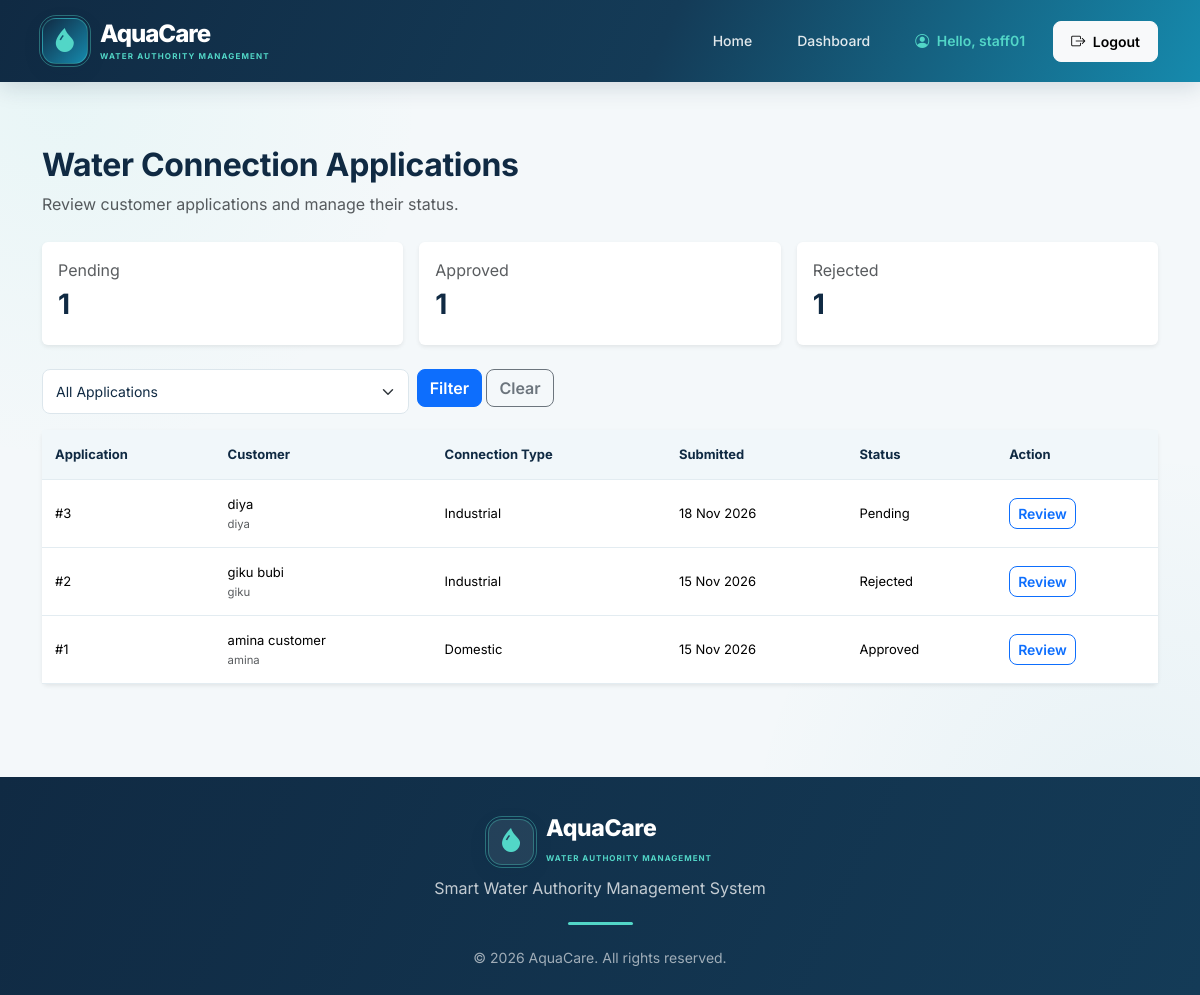
Page /staff/connections/ (signed in) on the committed database.
### accounts/models.py (models this page shows, shortened)
class CustomUser(AbstractUser):
    class Role(models.TextChoices):
        CUSTOMER = 'CUSTOMER', 'Customer'
        STAFF = 'STAFF', 'Water Authority Staff'
        MANAGER = 'MANAGER', 'Department Manager'
    role = models.CharField(
        max_length=20,
        choices=Role.choices,
        default=Role.CUSTOMER
    )
    phone_number = models.CharField(
        max_length=15,
        blank=True,
        null=True
    )
    address = models.TextField(
        blank=True,
        null=True
    )

### customers/models.py (models this page shows, shortened)
class WaterConnection(models.Model):
    class ConnectionType(models.TextChoices):
        DOMESTIC = 'DOMESTIC', 'Domestic'
        COMMERCIAL = 'COMMERCIAL', 'Commercial'
        INDUSTRIAL = 'INDUSTRIAL', 'Industrial'
    class Status(models.TextChoices):
        PENDING = 'PENDING', 'Pending'
        APPROVED = 'APPROVED', 'Approved'
        REJECTED = 'REJECTED', 'Rejected'
    customer = models.ForeignKey(
        settings.AUTH_USER_MODEL,
        on_delete=models.CASCADE,
        related_name='water_connections'
    )
    connection_number = models.CharField(
        max_length=30,
        unique=True,
        blank=True,
        null=True
    )
    applicant_name = models.CharField(max_length=150)
    contact_number = models.CharField(max_length=15)
    property_address = models.TextField()
    connection_type = models.CharField(
        max_length=20,
        choices=ConnectionType.choices,
        default=ConnectionType.DOMESTIC
    )
    purpose = models.TextField(
        help_text='Explain why you need this water connection.'
    )
    status = models.CharField(
        max_length=20,
        choices=Status.choices,
        default=Status.PENDING
    )
    staff_remarks = models.TextField(blank=True)
    reviewed_by = models.ForeignKey(
        settings.AUTH_USER_MODEL,
        on_delete=models.SET_NULL,
        null=True,
        blank=True,
        related_name='reviewed_water_connections'
    )
    submitted_at = models.DateTimeField(auto_now_add=True)
    reviewed_at = models.DateTimeField(
        null=True,
        blank=True
    )
    class Meta:
        ordering = ['-submitted_at']

### customers/views.py (the view)
@user_passes_test(staff_or_manager_required)
def staff_connection_list(request):
    status_filter = request.GET.get('status', '').strip()
    connections = WaterConnection.objects.select_related(
        'customer',
        'reviewed_by'
    ).all()
    valid_statuses = WaterConnection.Status.values
    if status_filter in valid_statuses:
        connections = connections.filter(status=status_filter)
    context = {
        'connections': connections,
        'status_filter': status_filter,
        'pending_count': WaterConnection.objects.filter(
            status=WaterConnection.Status.PENDING
        ).count(),
        'approved_count': WaterConnection.objects.filter(
            status=WaterConnection.Status.APPROVED
        ).count(),
        'rejected_count': WaterConnection.objects.filter(
            status=WaterConnection.Status.REJECTED
        ).count(),
    }
    return render(
        request,
        'customers/staff_connection_list.html',
        context
    )

### customers/views.py (called while the page is built)
def staff_or_manager_required(user):
    return (
        user.is_authenticated
        and user.role in [
            CustomUser.Role.STAFF,
            CustomUser.Role.MANAGER
        ]
    )

### templates/customers/staff_connection_list.html (shortened to what this page needs)
{% extends 'base.html' %}
{% block content %}
<div class="container py-5">
    <div class="mb-4">
        <h2>Water Connection Applications</h2>
        <p class="text-muted">
            Review customer applications and manage their status.
        </p>
    </div>
    <div class="row g-3 mb-4">
        <div class="col-md-4">
            <div class="card border-0 shadow-sm">
                <div class="card-body">
                    <p class="text-muted mb-1">Pending</p>
                    <h3>{{ pending_count }}</h3>
                </div>
            </div>
        </div>
        <div class="col-md-4">
            <div class="card border-0 shadow-sm">
                <div class="card-body">
                    <p class="text-muted mb-1">Approved</p>
                    <h3>{{ approved_count }}</h3>
                </div>
            </div>
        </div>
        <div class="col-md-4">
            <div class="card border-0 shadow-sm">
                <div class="card-body">
                    <p class="text-muted mb-1">Rejected</p>
                    <h3>{{ rejected_count }}</h3>
                </div>
            </div>
        </div>
    </div>
    <form method="GET" class="mb-3">
        <div class="row g-2">
            <div class="col-md-4">
                <select name="status" class="form-select">
                    <option value="">All Applications</option>
                </select>
            </div>
            <div class="col-auto">
                <button class="btn btn-primary" type="submit">
                    Filter
                </button>
                <a href="{% url 'staff_connection_list' %}"
                   class="btn btn-outline-secondary">
                    Clear
                </a>
            </div>
        </div>
    </form>
    <div class="card border-0 shadow-sm">
        <div class="table-responsive">
            <table class="table table-hover align-middle mb-0">
                <thead class="table-light">
                    <tr>
                        <th>Application</th>
                        <th>Customer</th>
                        <th>Connection Type</th>
                        <th>Submitted</th>
                        <th>Status</th>
                        <th>Action</th>
                    </tr>
                </thead>
                <tbody>
                    {% for connection in connections %}
                        <tr>
                            <td>#{{ connection.id }}</td>
                            <td>
                                {{ connection.applicant_name }}
                                <div class="small text-muted">
                                    {{ connection.customer.username }}
                                </div>
                            </td>
                            <td>
                                {{ connection.get_connection_type_display }}
                            </td>
                            <td>
                                {{ connection.submitted_at|date:"d M Y" }}
                            </td>
                            <td>
                                {{ connection.get_status_display }}
                            </td>
                            <td>
                                <a href="{% url 'review_connection' connection.id %}"
                                   class="btn btn-sm btn-outline-primary">
                                    Review
                                </a>
                            </td>
                        </tr>
                    {% empty %}
                        <tr>
                            <td colspan="6" class="text-center py-4">
                                No connection applications found.
                            </td>
                        </tr>
                    {% endfor %}
                </tbody>
            </table>
        </div>
    </div>
</div>
{% endblock %}

### templates/base.html (shortened to what this page needs)
{% load static %}
<!DOCTYPE html>
<html lang="en">
<head>
    <link href="https://cdn.jsdelivr.net/npm/bootstrap@5.3.3/dist/css/bootstrap.min.css"
          rel="stylesheet">
    <link rel="stylesheet"
          href="https://cdn.jsdelivr.net/npm/bootstrap-icons@1.11.3/font/bootstrap-icons.min.css">
    <link rel="stylesheet" href="{% static 'css/style.css' %}">
</head>
<body>
    <nav class="navbar navbar-expand-lg navbar-dark aquacare-navbar">
        <div class="container">
            <a class="navbar-brand aqua-brand" href="{% url 'home' %}">
                <span class="aqua-logo-icon">
                    <i class="bi bi-droplet-fill"></i>
                </span>
                <span class="aqua-brand-text">
                    <strong>AquaCare</strong>
                    <small>WATER AUTHORITY MANAGEMENT</small>
                </span>
            </a>
            <div class="collapse navbar-collapse" id="mainNavbar">
                <ul class="navbar-nav ms-auto align-items-lg-center">
                    <li class="nav-item">
                        <a class="nav-link" href="{% url 'home' %}">
                            Home
                        </a>
                    </li>
                    {% if user.is_authenticated %}
                        {% if user.role == 'CUSTOMER' %}
                            <li class="nav-item">
                                <a class="nav-link"
                                   href="{% url 'customer_dashboard' %}">
                                    Dashboard
                                </a>
                            </li>
                        {% elif user.role == 'STAFF' %}
                            <li class="nav-item">
                                <a class="nav-link"
                                   href="{% url 'staff_dashboard' %}">
                                    Dashboard
                                </a>
                            </li>
                        {% endif %}
                        <li class="nav-item">
                            <span class="nav-link user-welcome">
                                <i class="bi bi-person-circle me-1"></i>
                                Hello, {{ user.first_name|default:user.username }}
                            </span>
                        </li>
                        <li class="nav-item ms-lg-2">
                            <form method="POST" action="{% url 'logout' %}">
                                <button type="submit"
                                        class="btn btn-light btn-sm logout-btn">
                                    <i class="bi bi-box-arrow-right me-1"></i>
                                    Logout
                                </button>
                            </form>
                        </li>
                    {% endif %}
                </ul>
            </div>
        </div>
    </nav>
    <main class="main-content">
        {% block content %}
        {% endblock %}
    </main>
    <footer class="aquacare-footer">
        <div class="container">
            <div class="footer-brand">
                <span class="aqua-logo-icon footer-logo-icon">
                    <i class="bi bi-droplet-fill"></i>
                </span>
                <div class="footer-brand-text">
                    <h5>AquaCare</h5>
                    <small>WATER AUTHORITY MANAGEMENT</small>
                </div>
            </div>
            <p class="footer-description">
                Smart Water Authority Management System
            </p>
            <div class="footer-divider"></div>
            <small class="footer-copyright">
                © 2026 AquaCare. All rights reserved.
            </small>
        </div>
    </footer>
</body>
</html>

### rows in the picture
CustomUser: first_name "staff01"
WaterConnection: id "3", applicant_name "diya", customer.username "diya", connection_type "Industrial", submitted_at "18 Nov 2026", status "Pending"
WaterConnection: id "2", applicant_name "giku bubi", customer.username "giku", connection_type "Industrial", submitted_at "15 Nov 2026", status "Rejected"
WaterConnection: id "1", applicant_name "amina customer", customer.username "amina", connection_type "Domestic", submitted_at "15 Nov 2026", status "Approved"

### other values in the picture
{{ pending_count }} "1"
{{ approved_count }} "1"
{{ rejected_count }} "1"
